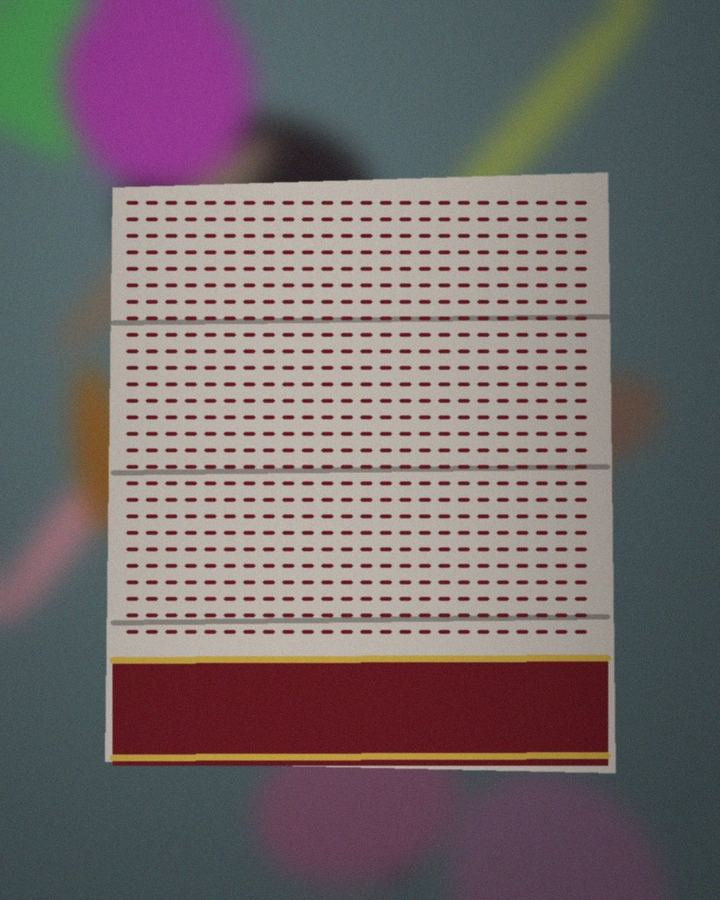
#> input picture seed/images/anjali-kantha-quilt.jpg, 720 x 900 px
$ python -i image.py   (imports and definitions only)   (older library calls are emulated)
#> lines starting #> are read from the running program, lines starting #| are printed output that depends on the picture
#> further down, picture is the input picture: shape (900, 720, 3); mean B, G, R 107.1, 105.6, 116.6
"""Computer-vision cleanup: one photo in any lighting / background -> marketplace-ready variants.

Pipeline: EXIF orient -> gray-world white balance -> exposure/contrast (CLAHE + gamma) -> denoise ->
foreground mask (rembg U^2-Net if installed, else GrabCut) -> auto-crop -> composite on a clean cream
background with a soft shadow -> square (1:1) and 4:5 exports + small WebP thumbnail. Original is kept untouched.
"""
from __future__ import annotations

import io
import logging
from dataclasses import dataclass, field

import cv2
import numpy as np
from PIL import Image, ImageOps

log = logging.getLogger(__name__)

CREAM_BGR = (226, 239, 246)  # #F6EFE2
MAX_WORK = 1200


@dataclass
class Enhanced:
    square_jpeg: bytes
    portrait_jpeg: bytes
    thumb_webp: bytes
    width: int
    height: int
    background_removed: bool
    quality: dict = field(default_factory=dict)
    hints: list[str] = field(default_factory=list)


# [35 lines left out: functions _decode, assess_quality, white_balance, not called in this run]


def fix_exposure(img: np.ndarray) -> np.ndarray:
    lab = cv2.cvtColor(img, cv2.COLOR_BGR2LAB)
#> lab: shape (900, 720, 3); mean of channels 0, 1, 2 116.5, 133.1, 129.5
    l, a, b = cv2.split(lab)
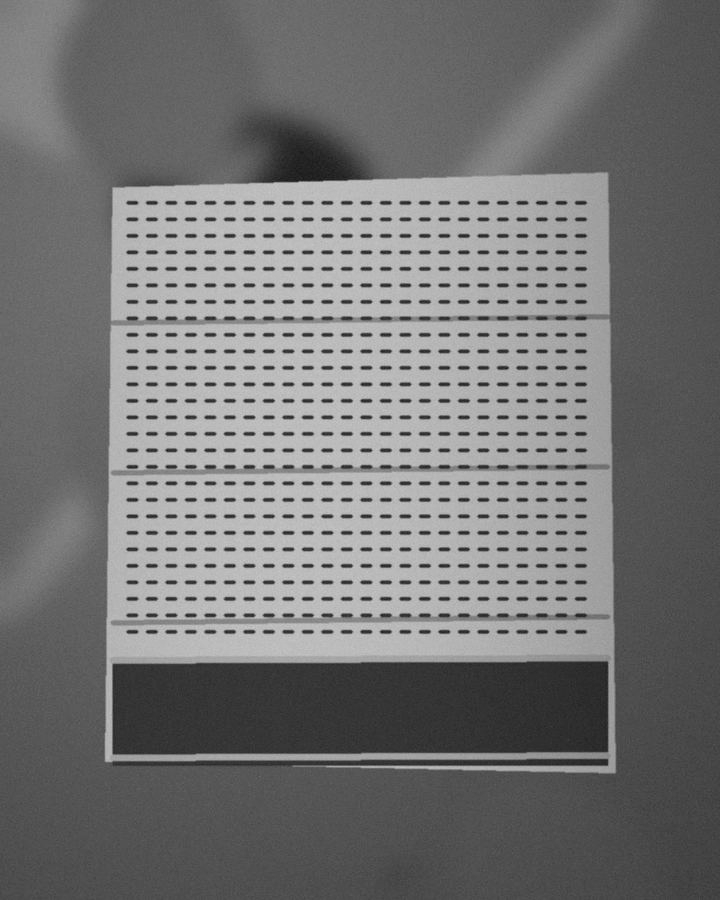
#> l: shape (900, 720); min 20, max 206, mean 116.5
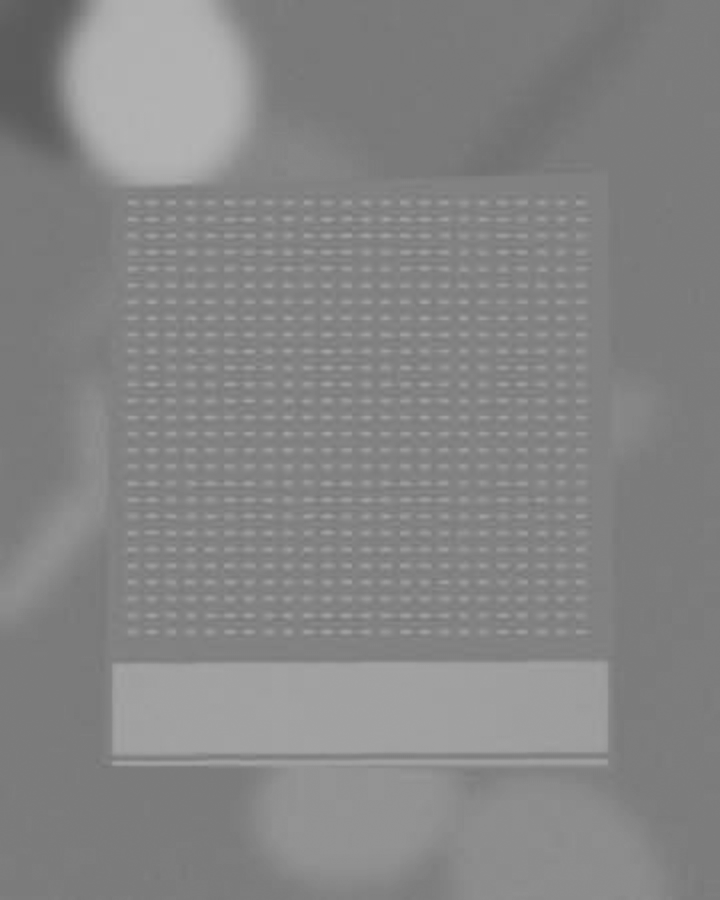
#> a: shape (900, 720); min 91, max 180, mean 133.1
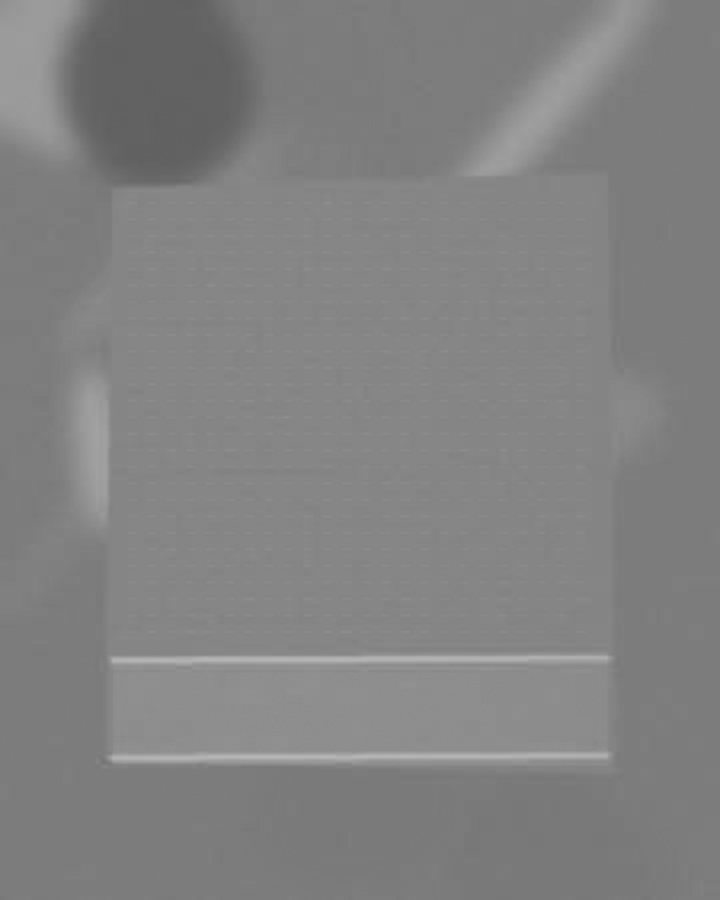
#> b: shape (900, 720); min 96, max 182, mean 129.5
    l = cv2.createCLAHE(clipLimit=2.0, tileGridSize=(8, 8)).apply(l)
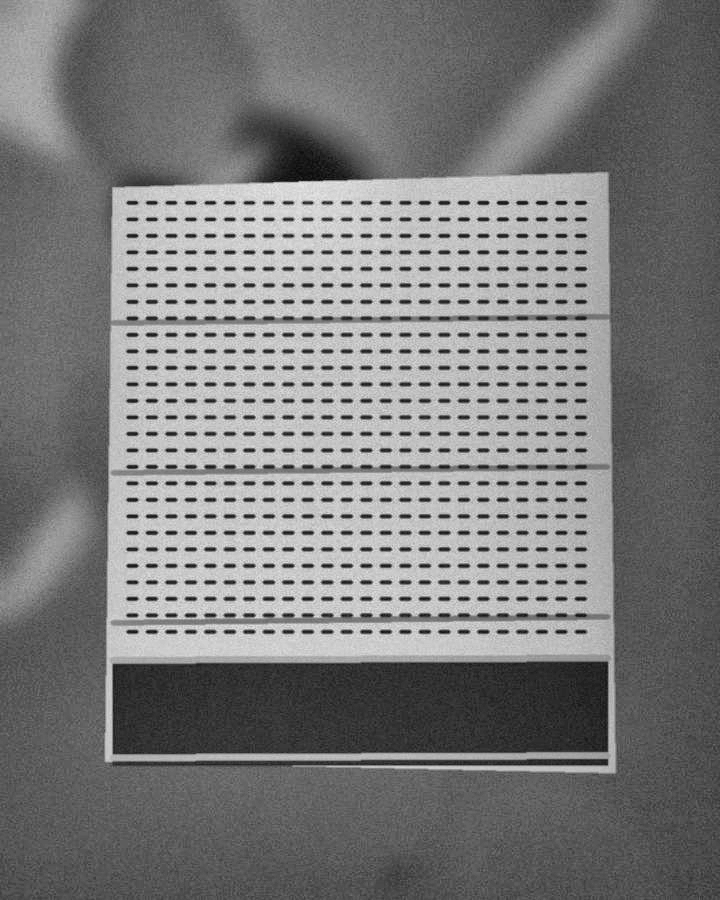
#> l: shape (900, 720); min 10, max 233, mean 122.9
    mean = l.mean() / 255
#> mean = 0.482
    if 0.05 < mean < 0.95:
        gamma = np.log(0.52) / np.log(mean)  # move mid-tones toward 0.52
#> gamma = 0.896
        gamma = float(np.clip(gamma, 0.55, 1.6))
        lut = np.array([((i / 255.0) ** gamma) * 255 for i in range(256)], dtype=np.uint8)
#> lut = 256 values from 0 to 255
        l = cv2.LUT(l, lut)
    return cv2.cvtColor(cv2.merge([l, a, b]), cv2.COLOR_LAB2BGR)
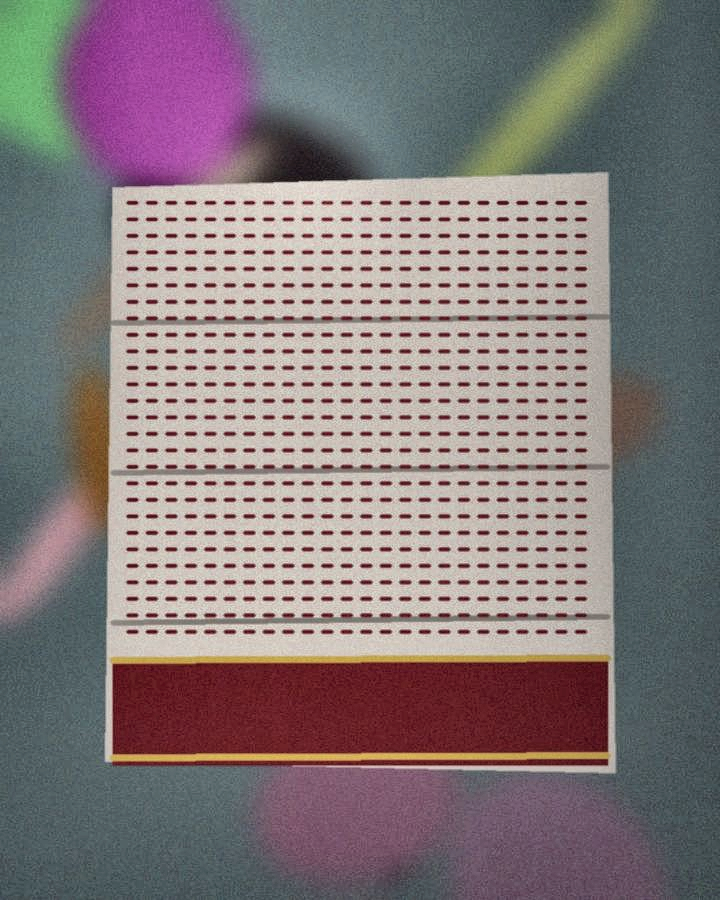
#> returned value: shape (900, 720, 3); mean B, G, R 121.6, 120.3, 131.4


def denoise(img: np.ndarray) -> np.ndarray:
    return cv2.fastNlMeansDenoisingColored(img, None, 4, 4, 7, 21)


_rembg_sessions: dict = {}


# [87 lines left out: functions _mask_rembg, _mask_grabcut, foreground_mask, _compose, not called in this run]


def _jpeg(img: np.ndarray, q: int = 88) -> bytes:
    return cv2.imencode(".jpg", img, [cv2.IMWRITE_JPEG_QUALITY, q, cv2.IMWRITE_JPEG_PROGRESSIVE, 1])[1].tobytes()


def _webp(img: np.ndarray, q: int = 70) -> bytes:
    return cv2.imencode(".webp", img, [cv2.IMWRITE_WEBP_QUALITY, q])[1].tobytes()


# [18 lines left out: functions enhance, quick_quality, not called in this run]

>>> import cv2
>>> picture = cv2.imread('../../seed/images/anjali-kantha-quilt.jpg')
>>> result = fix_exposure(picture)

$ run again, on seed/images/anjali-kantha-stole.jpg
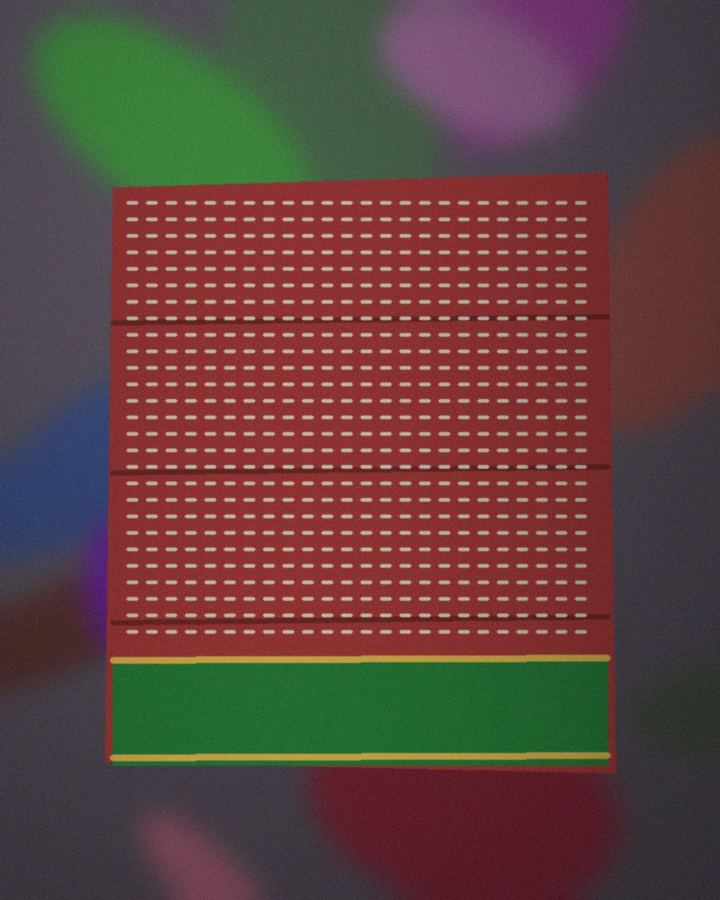
#> input picture seed/images/anjali-kantha-stole.jpg, 720 x 900 px
#> picture is the input picture: shape (900, 720, 3); mean B, G, R 63.4, 67.7, 96.6
#> lab: shape (900, 720, 3); mean of channels 0, 1, 2 84.4, 140.6, 137.5
#> in fix_exposure, `l = cv2.createCLAHE(clipLimit=2.0, tileGridSize=(8, 8)).apply(l)`:
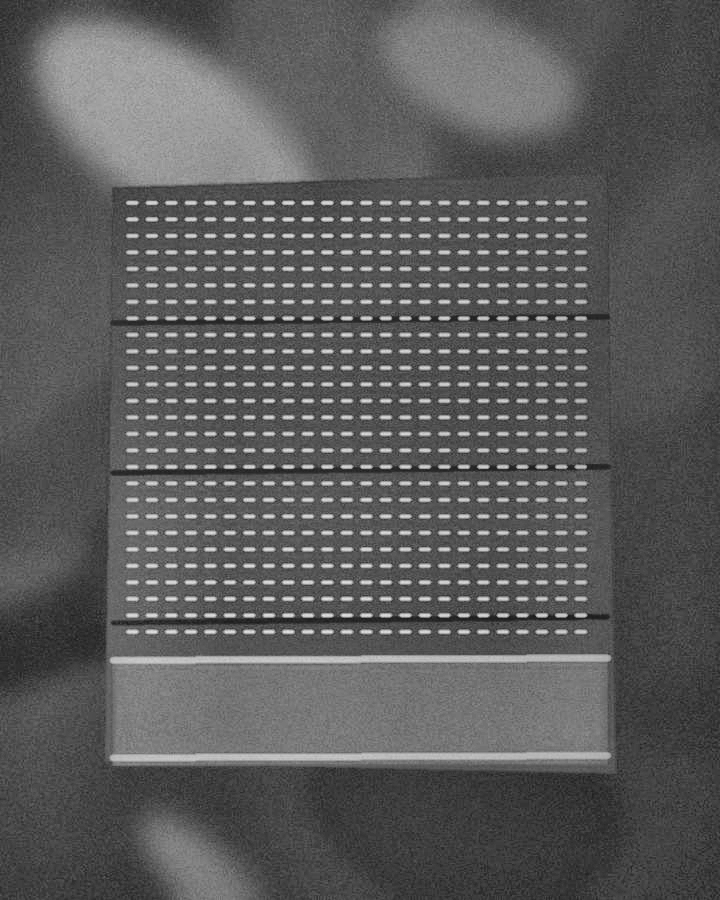
#> l: shape (900, 720); min 23, max 227, mean 91.7
#> mean = 0.36
#> gamma = 0.639
#> lut = 256 values from 0 to 255
#> in fix_exposure, `return cv2.cvtColor(cv2.merge([l, a, b]), cv2.COLOR_LAB2BGR)`:
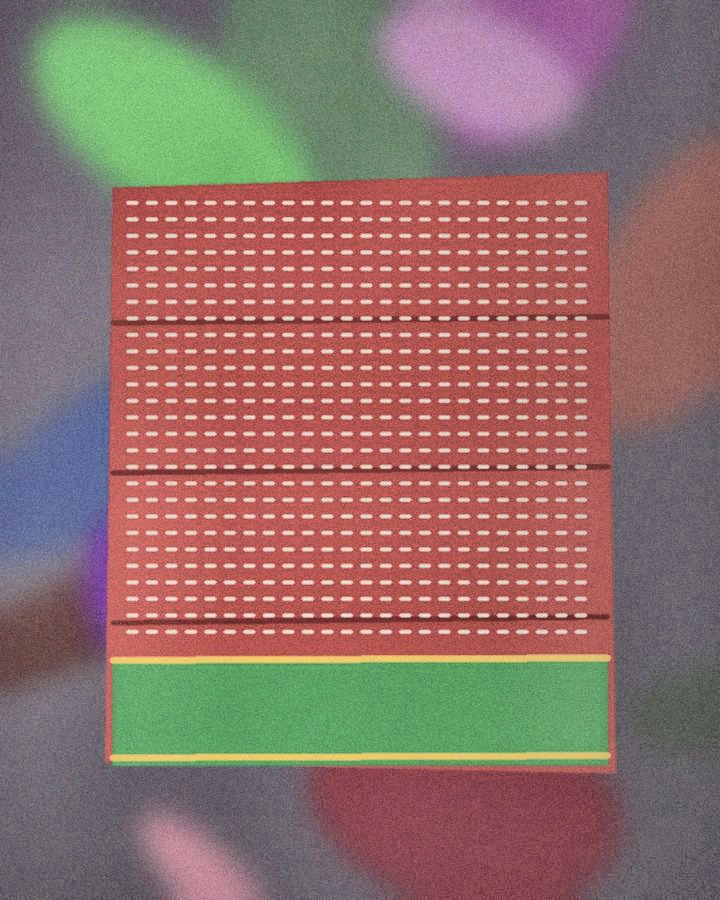
#> returned value: shape (900, 720, 3); mean B, G, R 106.4, 112.4, 144.2

$ run again, on seed/images/anjali-saree-green.jpg
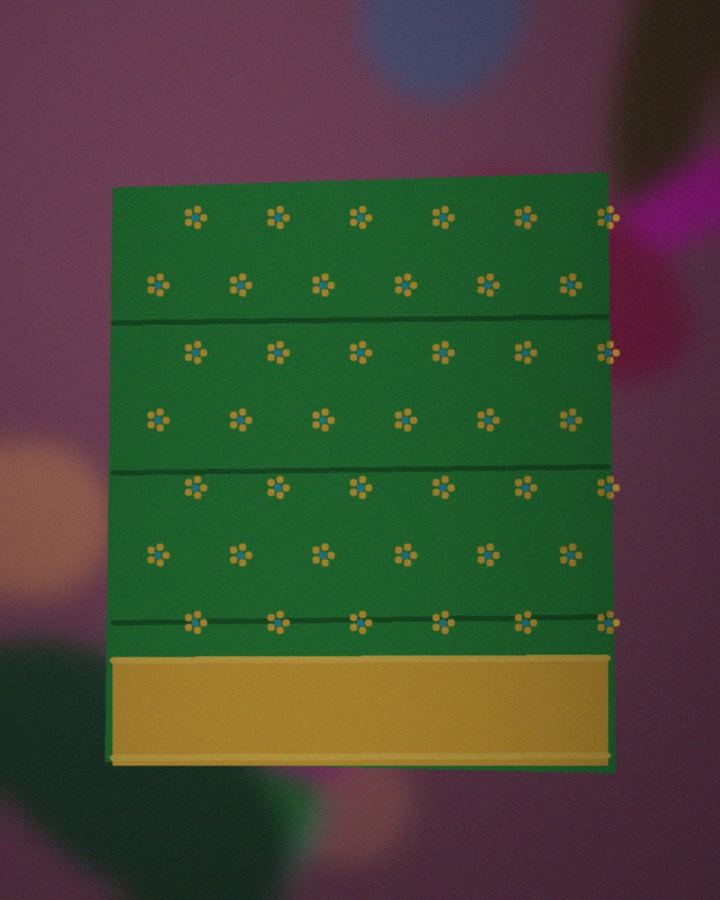
#> input picture seed/images/anjali-saree-green.jpg, 720 x 900 px
#> picture is the input picture: shape (900, 720, 3); mean B, G, R 54.3, 72.5, 69.2
#> lab: shape (900, 720, 3); mean of channels 0, 1, 2 79.6, 125.2, 139.5
#> in fix_exposure, `l = cv2.createCLAHE(clipLimit=2.0, tileGridSize=(8, 8)).apply(l)`:
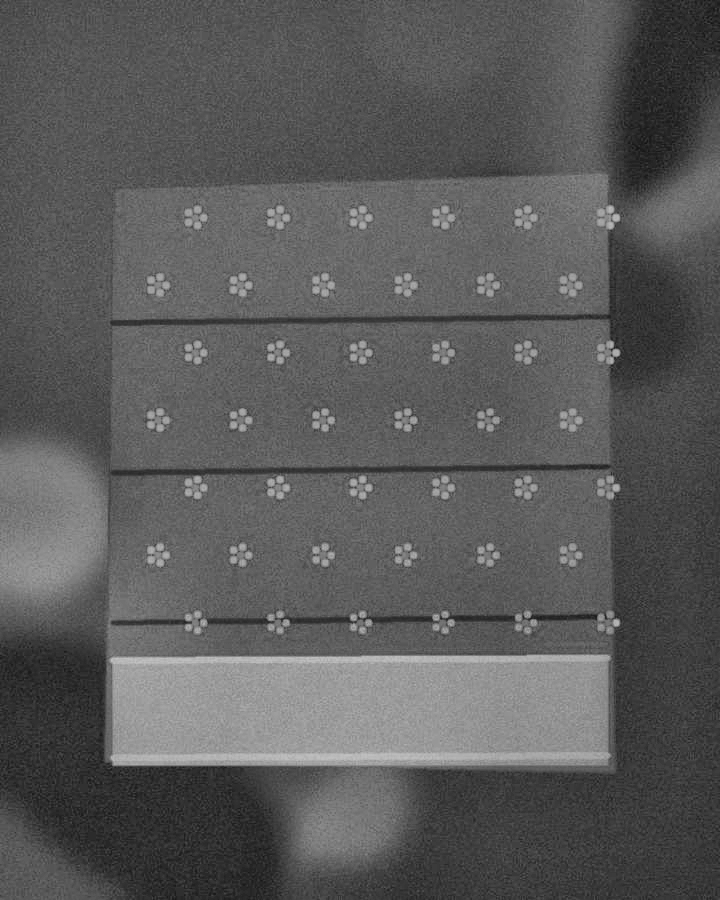
#> l: shape (900, 720); min 18, max 195, mean 90.7
#> mean = 0.356
#> gamma = 0.633
#> lut = 256 values from 0 to 255
#> in fix_exposure, `return cv2.cvtColor(cv2.merge([l, a, b]), cv2.COLOR_LAB2BGR)`:
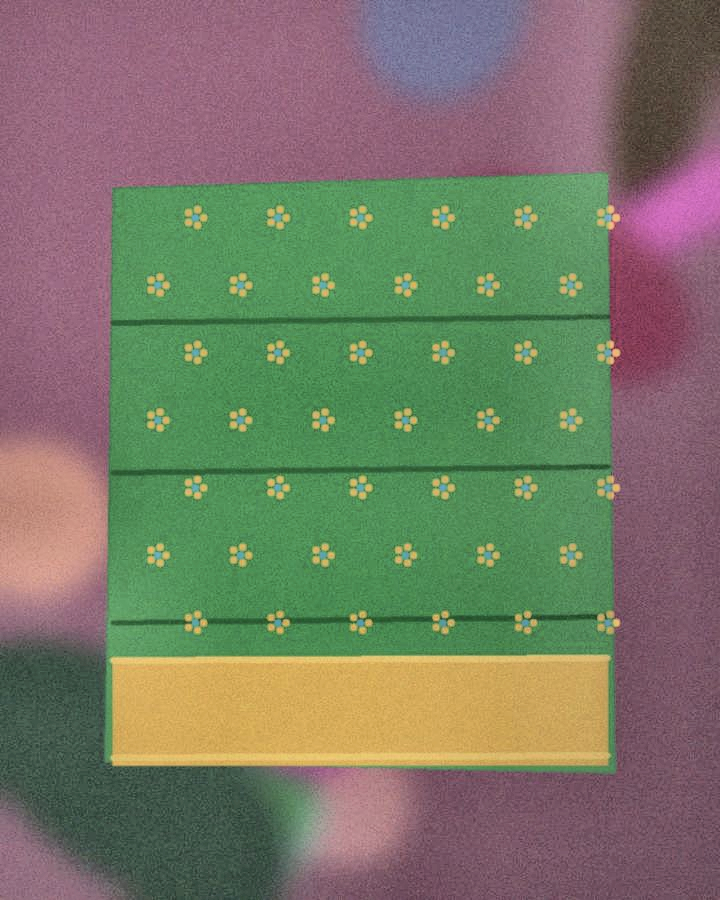
#> returned value: shape (900, 720, 3); mean B, G, R 101.7, 121.6, 120.8
